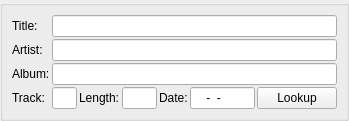
<ui version="4.0" >
 <author></author>
 <comment></comment>
 <exportmacro></exportmacro>
 <class>Form</class>
 <widget class="QGroupBox" name="Form" >
  <property name="geometry" >
   <rect>
    <x>0</x>
    <y>0</y>
    <width>326</width>
    <height>111</height>
   </rect>
  </property>
  <property name="title" >
   <string/>
  </property>
  <layout class="QVBoxLayout" >
   <property name="margin" >
    <number>9</number>
   </property>
   <property name="spacing" >
    <number>6</number>
   </property>
   <item>
    <layout class="QGridLayout" >
     <property name="margin" >
      <number>0</number>
     </property>
     <property name="spacing" >
      <number>2</number>
     </property>
     <item row="0" column="1" colspan="6" >
      <widget class="QLineEdit" name="title" />
     </item>
     <item row="3" column="6" >
      <widget class="QPushButton" name="lookup" >
       <property name="text" >
        <string>Lookup</string>
       </property>
      </widget>
     </item>
     <item row="1" column="1" colspan="6" >
      <widget class="QLineEdit" name="artist" />
     </item>
     <item row="3" column="3" >
      <widget class="QLineEdit" name="length" >
       <property name="sizePolicy" >
        <sizepolicy>
         <hsizetype>7</hsizetype>
         <vsizetype>0</vsizetype>
         <horstretch>2</horstretch>
         <verstretch>0</verstretch>
        </sizepolicy>
       </property>
       <property name="minimumSize" >
        <size>
         <width>35</width>
         <height>0</height>
        </size>
       </property>
       <property name="readOnly" >
        <bool>true</bool>
       </property>
      </widget>
     </item>
     <item row="0" column="0" >
      <widget class="QLabel" name="label" >
       <property name="text" >
        <string>Title:</string>
       </property>
       <property name="buddy" >
        <cstring>title</cstring>
       </property>
      </widget>
     </item>
     <item row="3" column="4" >
      <widget class="QLabel" name="label_6" >
       <property name="text" >
        <string>Date:</string>
       </property>
       <property name="buddy" >
        <cstring>date</cstring>
       </property>
      </widget>
     </item>
     <item row="1" column="0" >
      <widget class="QLabel" name="label_2" >
       <property name="text" >
        <string>Artist:</string>
       </property>
       <property name="buddy" >
        <cstring>artist</cstring>
       </property>
      </widget>
     </item>
     <item row="2" column="1" colspan="6" >
      <widget class="QLineEdit" name="album" />
     </item>
     <item row="3" column="1" >
      <widget class="QLineEdit" name="tracknumber" >
       <property name="sizePolicy" >
        <sizepolicy>
         <hsizetype>7</hsizetype>
         <vsizetype>0</vsizetype>
         <horstretch>2</horstretch>
         <verstretch>0</verstretch>
        </sizepolicy>
       </property>
       <property name="minimumSize" >
        <size>
         <width>25</width>
         <height>0</height>
        </size>
       </property>
      </widget>
     </item>
     <item row="3" column="0" >
      <widget class="QLabel" name="label_4" >
       <property name="text" >
        <string>Track:</string>
       </property>
       <property name="buddy" >
        <cstring>tracknumber</cstring>
       </property>
      </widget>
     </item>
     <item row="3" column="5" >
      <widget class="QLineEdit" name="date" >
       <property name="sizePolicy" >
        <sizepolicy>
         <hsizetype>7</hsizetype>
         <vsizetype>0</vsizetype>
         <horstretch>5</horstretch>
         <verstretch>0</verstretch>
        </sizepolicy>
       </property>
       <property name="minimumSize" >
        <size>
         <width>65</width>
         <height>0</height>
        </size>
       </property>
       <property name="inputMask" >
        <string>0000-00-00; </string>
       </property>
      </widget>
     </item>
     <item row="3" column="2" >
      <widget class="QLabel" name="label_5" >
       <property name="text" >
        <string>Length:</string>
       </property>
       <property name="buddy" >
        <cstring>length</cstring>
       </property>
      </widget>
     </item>
     <item row="2" column="0" >
      <widget class="QLabel" name="label_3" >
       <property name="text" >
        <string>Album:</string>
       </property>
       <property name="buddy" >
        <cstring>album</cstring>
       </property>
      </widget>
     </item>
    </layout>
   </item>
  </layout>
 </widget>
 <pixmapfunction></pixmapfunction>
 <resources/>
 <connections/>
</ui>
